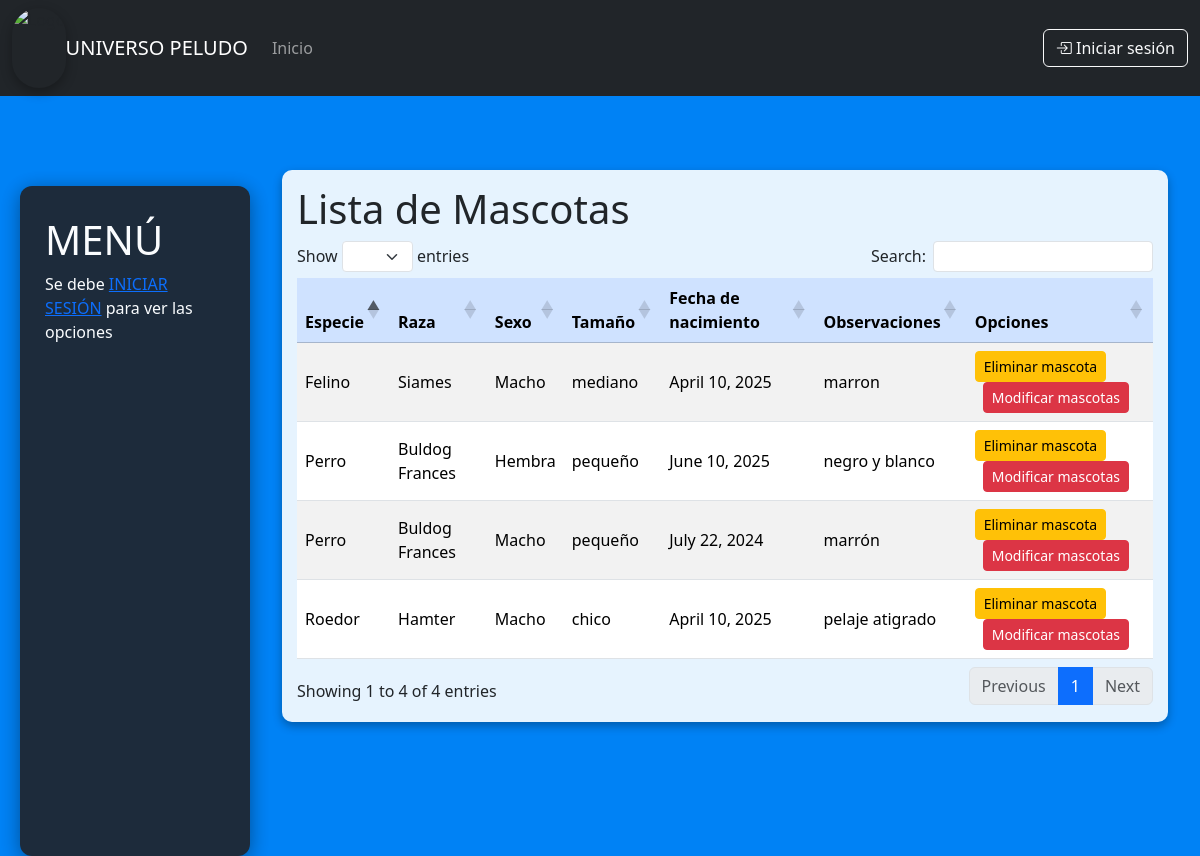
/listar_mascotas/, run on an earlier commit of the app's database.
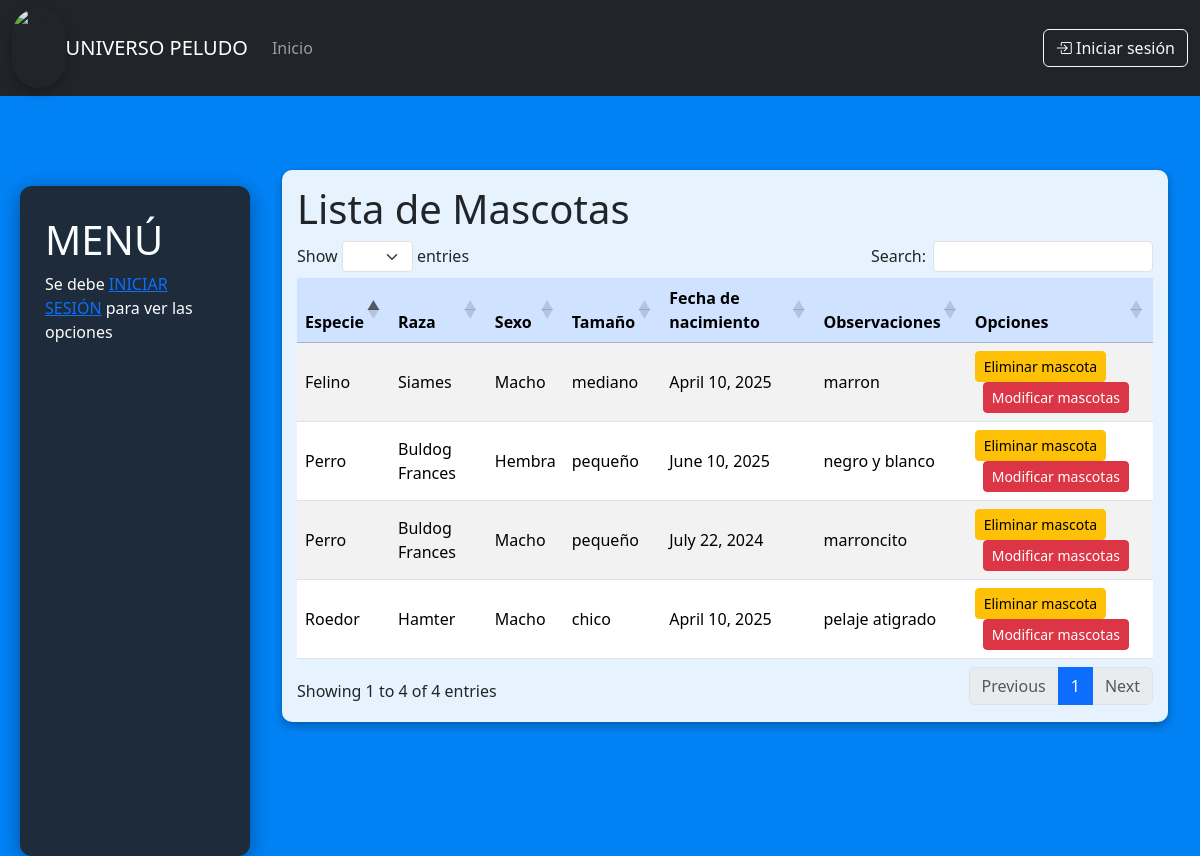
And on a later commit of the database.
### apps/core/models.py (models this page shows, shortened)
class Mascotas(models.Model):
    raza = models.ForeignKey(Raza, on_delete=models.SET_NULL, null=True, blank=True, related_name="raza")
    sexo = models.CharField(max_length= 6, choices = SEXO_CHOICES)
    tamanio = models.CharField(max_length=80)
    observaciones = models.CharField(max_length=200)
    fecha_nac = models.DateField()
    created_at = models.DateTimeField(auto_now_add=True)
    updated_at = models.DateTimeField(auto_now=True)

class Raza(models.Model):
    especie = models.ForeignKey(Especie, on_delete=models.SET_NULL, null=True, blank=True, related_name="especie")
    nombre = models.CharField(max_length=80)
    def __str__(self):
        return f"{self.nombre}"

class Especie(models.Model):
    nombre = models.CharField(max_length=80)
    descripcion = models.TextField(default="")
    def __str__(self):
        return f"{self.nombre}"

### apps/core/views.py (the view)
# urls.py: path('listar_mascotas/', ListarMascotas.as_view(), name='listar_mascotas'),
class ListarMascotas(ListView):
    model=Mascotas
    template_name='mascotas/listaMascotas.html'

### apps/core/templates/mascotas/listaMascotas.html
{% extends 'base.html' %}
{% block content %}
  <div class="table-responsive">
    <h1>Lista de Mascotas</h1>
    <table id="tablaUP" class="table table-striped table-hover align-middle">
      <thead class="table-primary">
        <tr>
          <th>Especie</th>
          <th>Raza</th>
          <th>Sexo</th>
          <th>Tamaño</th>
          <th>Fecha de nacimiento</th>
          <th>Observaciones</th>
          <th>Opciones</th>
        </tr>
      </thead>
      <tbody>
        {% for mascota in mascotas_list %}
          <tr>
            <td>{{mascota.raza.especie}}</td>
            <td>{{mascota.raza}}</td>
            <td>{{mascota.sexo}}</td>
            <td>{{mascota.tamanio}}</td>
            <td>{{mascota.fecha_nac}}</td>
            <td>{{mascota.observaciones}}</td>
            <td>
              <a href="{% url 'eliminar_mascotas' mascota.pk %}"class="btn btn-sm btn-warning">Eliminar mascota</a>
              <a href="{% url 'modificar_mascotas' mascota.pk %}"class="btn btn-sm btn-danger ms-2">Modificar mascotas</a>
            </td>
          </tr>
        {% endfor %}
      </tbody>
    </table>
  </div>
{% endblock %}

What changed in the data, as far as the page shows it:
changed Mascotas: observaciones "marrón" → "marroncito"
